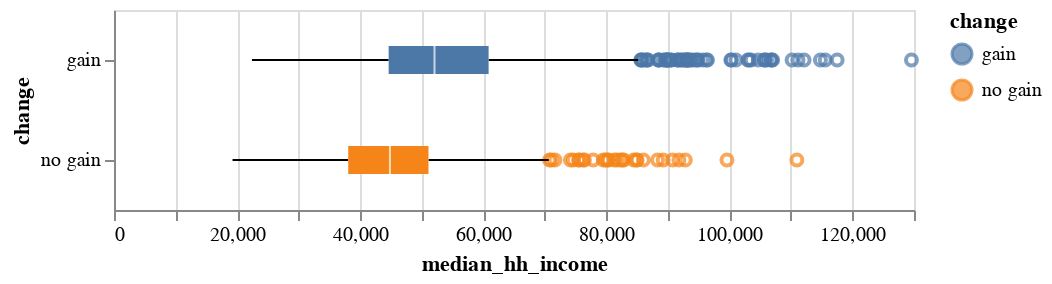

Here is the notebook cell this chart was saved with:
### Markdown cell above
## Side-by-side box plot

### Code cell
alt.Chart(df).mark_boxplot().encode(
    alt.X('median_hh_income'),
    alt.Y('change:N'),
    alt.Color('change:N'),
).properties(
    width=400,
    height=100,
    )

### Figure 1 — Vega-Lite specification as saved in the notebook (floating-point values rounded to 4 significant figures; data arrays with more than 128 entries replaced by an {"elided": "..."} marker saying what was removed)
{"config": {"view": {"continuousWidth": 400, "continuousHeight": 300}}, "data": {"name": "data-c495b484ae48853a46002be07e61c0a1"}, "mark": "boxplot", "encoding": {"color": {"field": "change", "type": "nominal"}, "x": {"field": "median_hh_income", "type": "quantitative"}, "y": {"field": "change", "type": "nominal"}}, "height": 100, "width": 400, "$schema": "https://vega.github.io/schema/vega-lite/v4.17.0.json", "datasets": {"data-c495b484ae48853a46002be07e61c0a1": {"elided": "3136 records"}}}
